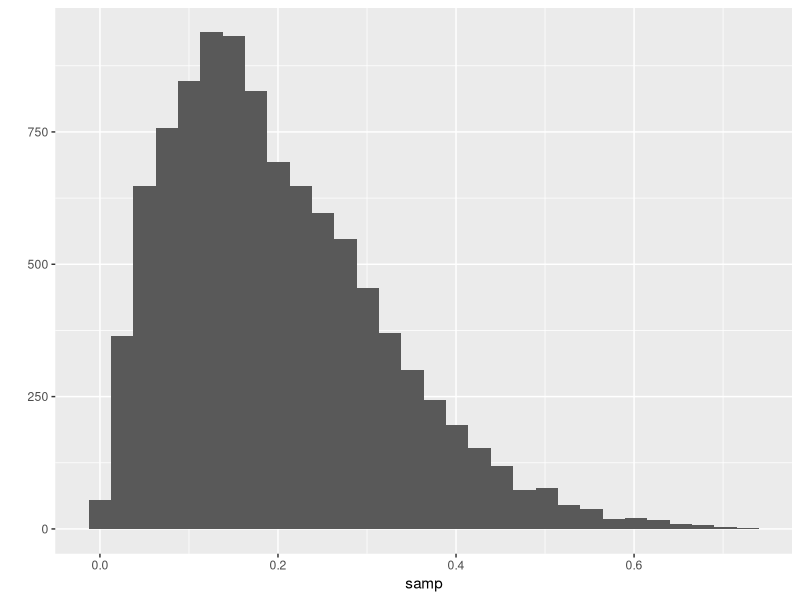
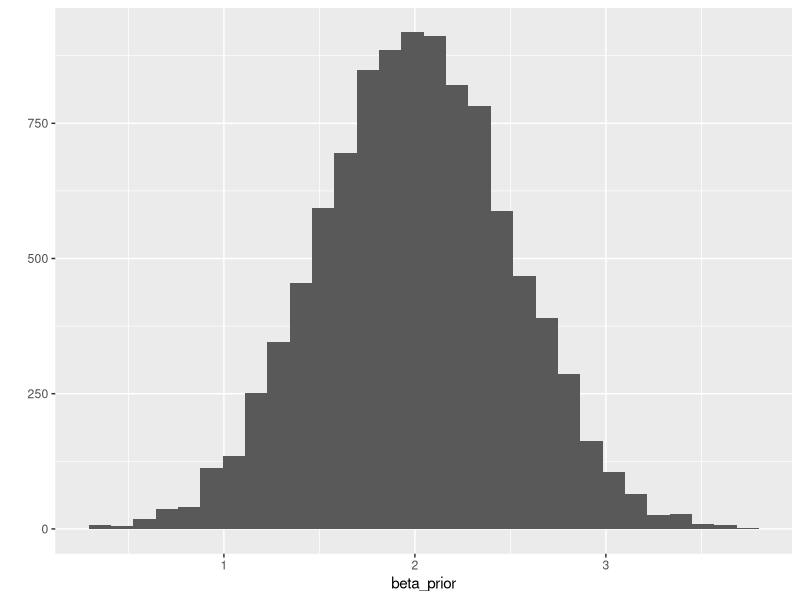
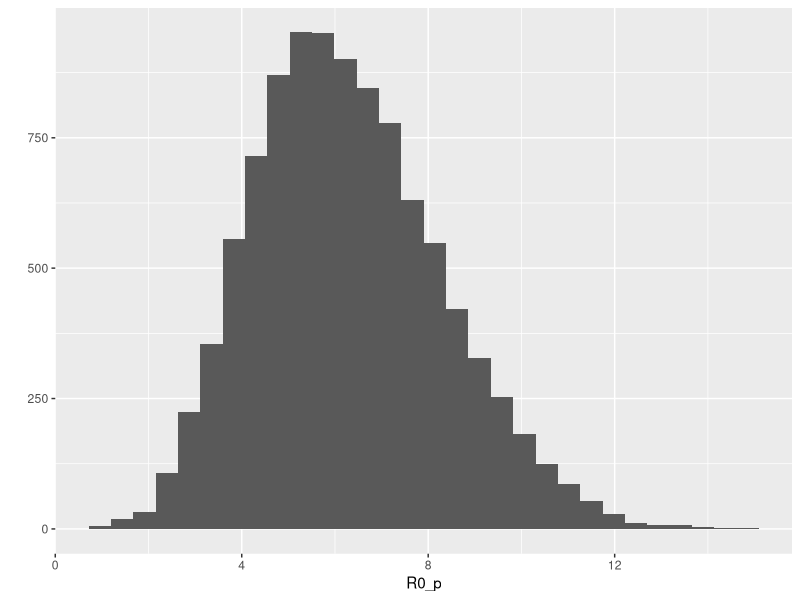

Reproduce these figures in R, in order.
## ---- chunk 1
knitr::opts_chunk$set(echo = TRUE)
## ---- chunk 2
library(ggplot2)
## ---- chunk 3
samp = rbeta(10000,2,8)
qplot(samp)
## ---- chunk 4
set.seed(12)
R0 = runif(10000,4,8) # draw randomly 10,000 values between 4 and 8 
gamma = 1/4.17
rho = runif(10000,0,0.5) 

# calculate values of beta 
beta = R0 * gamma / (1-rho) 
 
# 95% quantiles of beta 
quantile(beta, probs = c(0.025,0.5,0.975)) 

# draw from a  normal distribution 
beta_prior = rnorm(10000,2,.5)
qplot(beta_prior)

# check values of beta support R0 range 
R0_p = (1-rho) * (beta_prior) / gamma

quantile(R0_p,  probs = c(0.025,0.1,0.25, 0.5, 0.75,0.9,0.975))

qplot(R0_p)
